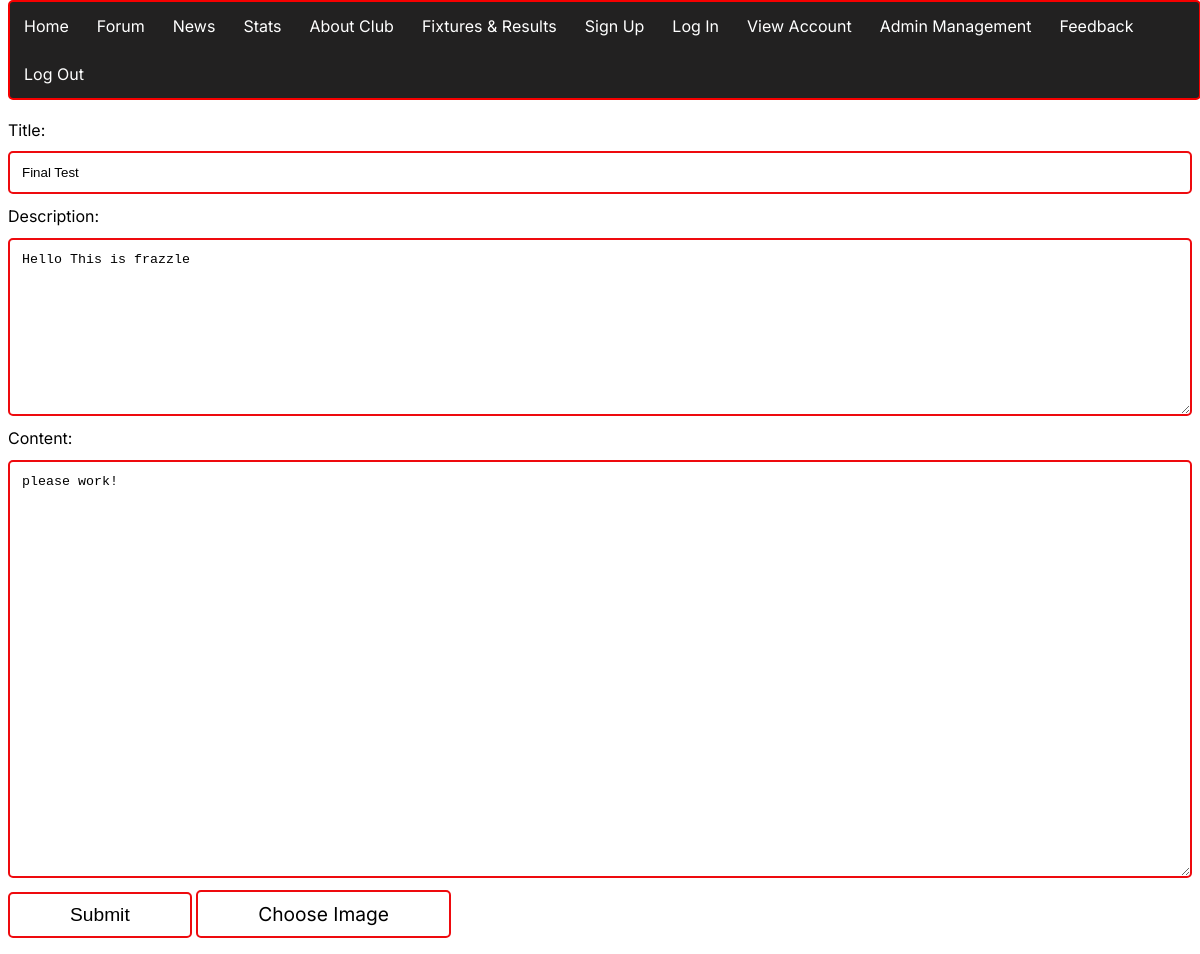
Before: /edit_news.php?id=1 (signed in) with the older database file.
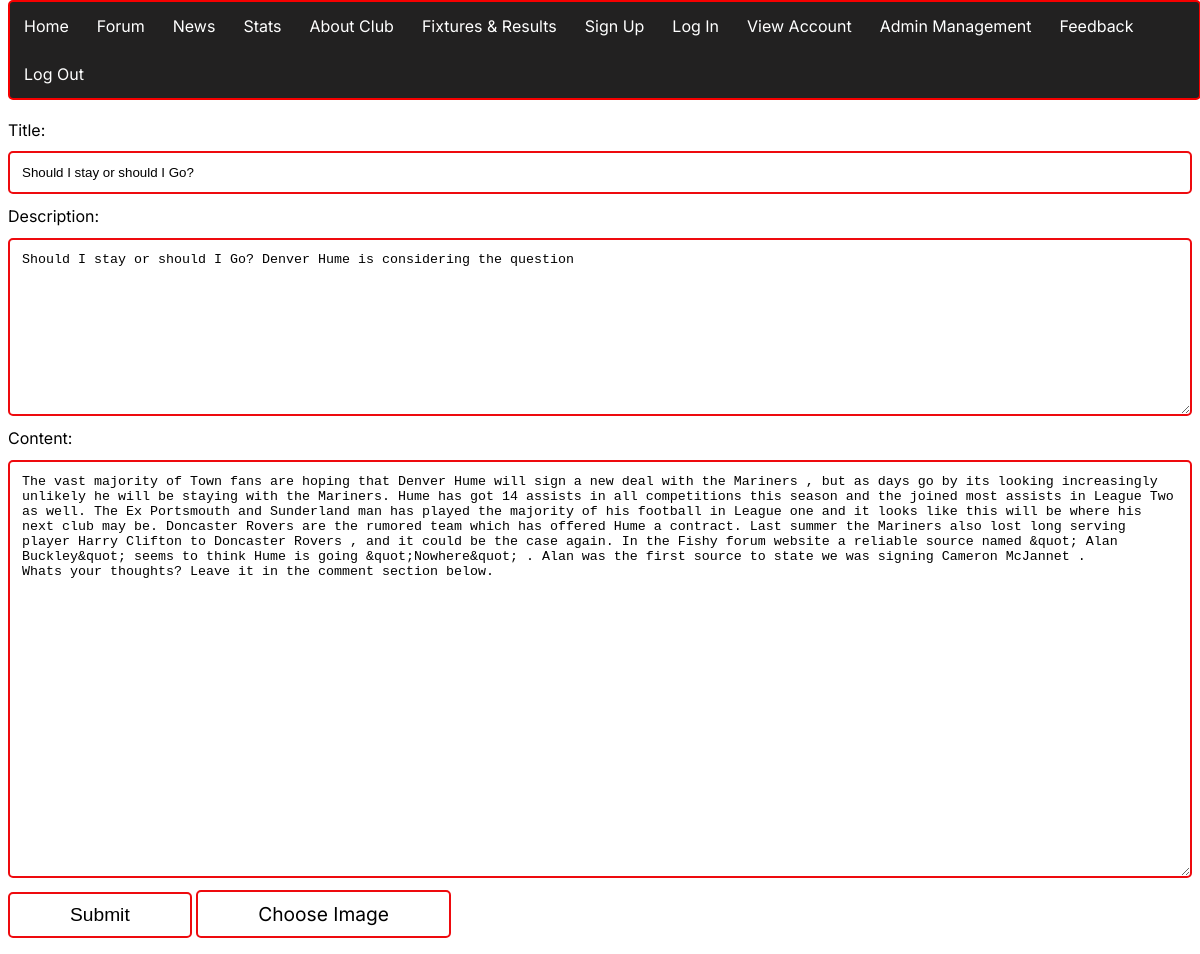
After: the same page with the newer database file.
### tables this page shows
CREATE TABLE `news` (
  `id` int(11) NOT NULL,
  `title` text NOT NULL,
  `description` text NOT NULL,
  `picture` blob NOT NULL,
  `content` text NOT NULL,
  `username` text NOT NULL,
  `time_created` timestamp NOT NULL DEFAULT current_timestamp() ON UPDATE current_timestamp(),
  `comments` text NOT NULL
);

### edit_news.php (the view, shortened to what this page needs)
<?php
    include 'nav.php';
    $id = $_GET['id'];
    $SQL = "SELECT title, description, content, picture FROM news WHERE id = $id";
    $result= $conn->query($SQL);
    $row = $result->fetch_assoc();
    if($result->num_rows == 0) {
        echo "No Article Found!";
    }else{
        $title = $row['title'];
        $description = $row['description'];
        $content = htmlentities($row['content']);
    }
?>
<!DOCTYPE html>
<html lang="en">
<head>
    <link rel="stylesheet" href="main.css">
    <link rel="stylesheet" href="edit_news.css">
    <link rel="stylesheet" href="feedback.css">
</head>
<body>
<h1><u>Edit News</u></h1>
<form action="edit_news_validate.php" method="post" enctype="multipart/form-data">
        <label for="title">Title: </label><br>
        <input type="text" name="title" id="title" value="<?php echo $title;?>" size="34">
        <br>
        <label for="description_txt">Description: </label><br>
        <textarea name="description" id="description_txt" cols="100" rows="10"><?php echo $description; ?></textarea><br>
        <label for="content">Content: </label><br>
        <textarea name="content" id="content" cols="180" rows="26"><?php echo $content; ?></textarea>
        <br>
        <button type="submit" class="btn" onclick="alert('Thanks for submitting!')">Submit</button>
        <label for="pictureup" class="custom-file-upload">Choose Image </label>
    </form>
</body>
</html>

Changed rows visible on the page:
changed news: title "Final Test" → "Should I stay or should I Go?"; description "Hello This is frazzle" → "Should I stay or should I Go? Denver Hume is considering the question"; content "please work!" → "The vast majority of Town fans are hoping that Denver Hume will sign a new deal with the Mariners , but as days go by its looking increasingly unlikely he will be staying with the Mariners. Hume has got 14 assists in all competitions this season and the joined most assists in League Two as well. The Ex Portsmouth and Sunderland man has played the majority of his football in League one and it looks like this will be where his next club may be. Doncaster Rovers are the rumored team which has offered Hume a contract. Last summer the Mariners also lost long serving player Harry Clifton to Doncaster Rovers , and it could be the case again. In the Fishy forum website a reliable source named…"
